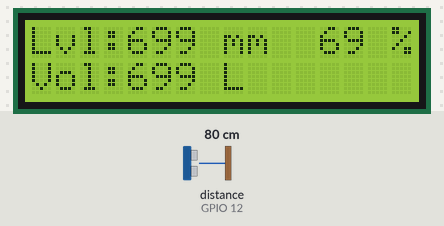
Bench run of a program on a simulated ESP8266 (Wemos D1 mini). Shown: 16×2 character LCD. Wiring (inferred from the names in the program): ultrasonic range finder: trigger GPIO 14; echo GPIO 12. The test bench sets the inputs (shaded band); at power-on: distance to the obstacle (sensor on GPIO 12) 80 cm. The echo pulse lasts 58.3 µs per cm; WiFi joins after 1.5 s; servers stay silent unless stated; EEPROM starts erased; no MQTT or app messages arrive unless stated; what the program prints to the serial monitor is not drawn.

Above: at 3.1 s.
3.2 s: distance to the obstacle (sensor on GPIO 12) set to 2 cm
At 4.9 s:
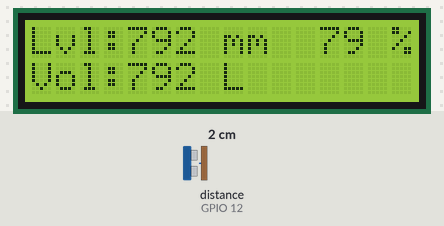
7.6 s: distance to the obstacle (sensor on GPIO 12) set to 4 cm
At 13.4 s:
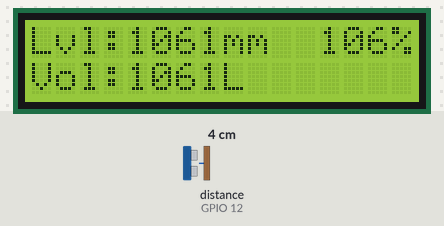
13.8 s: distance to the obstacle (sensor on GPIO 12) set to 9 cm
At 15.8 s:
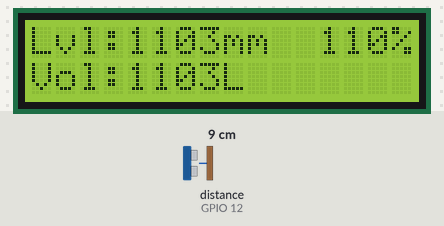
Timing chart, 0 to 17.3 s (numbered marks = the images above; inputs shaded):
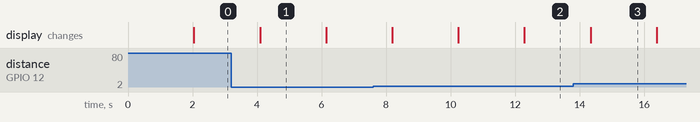

The program:

main.cpp
```cpp
#include <Arduino.h>
#include <LiquidCrystal_I2C.h>
#include <ESP8266WebServer.h>
#include <PubSubClient.h>
#include <Wire.h>
#include <Smoothed.h>
#include <StorageESP8266.h>
#include <ArduinoJson.h>

#define TRIGGER_PIN 14 // Arduino pin tied to trigger pin on the ultrasonic sensor.
#define ECHO_PIN 12    // Arduino pin tied to echo pin on the ultrasonic sensor.

#define NUM_ROWS 2
#define NUM_COLUMNS 16

#define SECONDS 1000

#define MQTT_TOPIC_LINK "/level/monitor/link"
#define MQTT_TOPIC_STATUS "/level/monitor/status"
#define MQTT_TOPIC_SETTINGS "/level/monitor/settings"

#define MQTT_TOPIC_SUBSCRIBE "/level/control/#"
#define MQTT_SUB_TOPIC_SETTINGS "/level/control/settings"
#define MQTT_SUB_TOPIC_VOLUME "/level/control/volume"
#define MQTT_SUB_TOPIC_RESTART "/level/control/restart"
#define MQTT_SUB_TOPIC_OFFSETSUP "/level/control/offsetsup"
#define MQTT_SUB_TOPIC_OFFSETINF "/level/control/offsetinf"
#define MQTT_SUB_TOPIC_ENABLEMQTT "/level/control/enablemqtt"
#define MQTT_SUB_TOPIC_SENSORAVG "/level/control/sensoravg"
#define MQTT_SUB_TOPIC_TIMERMQTT "/level/control/timermqtt"
#define MQTT_SUB_TOPIC_MINDISTANCE "/level/control/mindistance"
#define MQTT_SUB_TOPIC_MAXDISTANCE "/level/control/maxdistance"

#define MQTT_MAX_ATTEMPS 10

// initialize the library with the numbers of the interface pins
LiquidCrystal_I2C lcd(0x27, NUM_ROWS, NUM_COLUMNS);

Smoothed<float> sensorAvg;
Smoothed<float> sensorExp;
float currentSensorValue;
bool sensorAverage = true;

float max_volume = 7000;
float max_distance = 1500;
float min_distance = 250;
float bottom = 0;

float offset_sup = 0;
float offset_inf = 0;

float level = 0;
int volume = 0; //volumen en litros
float level_percent = 0;
float level_factor = 0;

unsigned long statusTimer;
unsigned int timerMqtt = 5;

bool mqttConnected = false;
bool enableMqtt = true;

String DeviceID = "";

WiFiClient wifi_client;
PubSubClient mqtt_client(wifi_client);

void wifi_connect()
{
  WiFi.mode(WIFI_STA);
  WiFi.begin("MONTFLOR", "2129612842");
  // Wait for connection
  while (WiFi.status() != WL_CONNECTED)
  {
    delay(500);
    Serial.print(".");
  }
  Serial.println("");
  Serial.print("Connected to ");
  Serial.println("AUTOM");
  Serial.print("IP address: ");
  Serial.println(WiFi.localIP());
}

void mqtt_publish(const char *topic, const char *payload)
{
  String topic_buf = DeviceID + topic;
  byte counter = 0;
  while (!mqtt_client.publish(topic_buf.c_str(), payload) && counter <= 10)
  {
    counter++;
  }
  if (counter > MQTT_MAX_ATTEMPS)
  {
    Serial.println("MQTT publish: FALLO");
    Serial.println("RC = " + mqtt_client.state());
    mqtt_client.disconnect();
  }
  else
  {
    Serial.println("MQTT publish: TOPIC: " + topic_buf);
  }
}

bool mqtt_subscribe(const char *topic)
{
  String topic_buf = DeviceID + topic;
  if (mqtt_client.subscribe(topic_buf.c_str()))
  {
    return true;
  }
  else
  {
    return false;
  }
}

void mqtt_send_settings()
{
  const size_t settings_size = JSON_OBJECT_SIZE(10);
  DynamicJsonDocument settingsJSON(settings_size);
  char payload[200];
  settingsJSON["max_volume"] = storage::getMaxVolume();
  settingsJSON["max_distance"] = storage::getMaxDistance();
  settingsJSON["min_distance"] = storage::getMinDistance();
  settingsJSON["offset_sup"] = (float) 100 - offset_sup*100;
  settingsJSON["offset_inf"] = (float) offset_inf*100;
  settingsJSON["timerMqtt"] = timerMqtt;
  settingsJSON["sensorAverage"] = sensorAverage;
  settingsJSON["enableMqtt"] = enableMqtt;

  serializeJson(settingsJSON, payload);

  mqtt_publish(MQTT_TOPIC_SETTINGS, payload);
  settingsJSON.clear();
}

void mqtt_callback(char *_topic, byte *payload, unsigned int length)
{
  /* TOPIC */
  String topic = String(_topic);
  Serial.println("Mensaje en Topic: " + topic);

  /* PAYLOAD */
  String messageTemp;
  for (uint8_t i = 0; i < length; i++)
  {
    messageTemp += (char)payload[i];
  }

  /* VERIFICACION DE TOPIC */
  // Settings
  if (topic == DeviceID + MQTT_SUB_TOPIC_SETTINGS)
  {
    mqtt_send_settings();
  }
  //RESTART
  if (topic == DeviceID + MQTT_SUB_TOPIC_RESTART)
  {
    if (messageTemp.toInt())
    {
      ESP.restart();
    }
  }
  //VOLUME
  if (topic == DeviceID + MQTT_SUB_TOPIC_VOLUME)
  {
    if (messageTemp.toInt())
    {
      storage::setMaxVolume(messageTemp.toInt());
      max_volume = storage::getMaxVolume();
      max_volume = max_volume - max_volume * offset_inf;
    }
  }
  //MIN_DISTANCE
  if (topic == DeviceID + MQTT_SUB_TOPIC_MINDISTANCE)
  {
    if (messageTemp.toInt())
    {
      storage::setMinDistance(messageTemp.toInt());
      min_distance = storage::getMinDistance(); // in mm
    }
  }
  //MAX_DISTANCE
  if (topic == DeviceID + MQTT_SUB_TOPIC_MAXDISTANCE)
  {
    if (messageTemp.toInt())
    {
      storage::setMaxDistance(messageTemp.toInt());
      max_distance = storage::getMaxDistance(); // in mm
      if (offset_sup != 0)
      {
        max_distance = max_distance * offset_sup;
      }
    }
  }
  //OFFSET SUP
  if (topic == DeviceID + MQTT_SUB_TOPIC_OFFSETSUP)
  {

    storage::setOffsetSup(100 - messageTemp.toInt());
    offset_sup = storage::getOffsetSup();
  }
  //OFFSET INF
  if (topic == DeviceID + MQTT_SUB_TOPIC_OFFSETINF)
  {
    storage::setOffsetInf(messageTemp.toInt());
    offset_inf = storage::getOffsetInf();
  }

  //TIMER MQTT
  if (topic == DeviceID + MQTT_SUB_TOPIC_TIMERMQTT)
  {
    storage::setTimerMqtt(messageTemp.toInt());
    timerMqtt = storage::getTimerMqtt(); // in seconds
  }

  //ENABLEMQTT
  if (topic == DeviceID + MQTT_SUB_TOPIC_ENABLEMQTT)
  {
    storage::setEnableMqtt(messageTemp.toInt());
    enableMqtt = storage::getEnableMqtt();
  }

  //Select smoother
  if (topic == DeviceID + MQTT_SUB_TOPIC_SENSORAVG)
  {
    storage::setSensorAvg(messageTemp.toInt());
    sensorAverage = storage::getSensorAvg();
  }
}

void mqtt_connect()
{
  if (WiFi.status() == WL_CONNECTED)
  {
    Serial.println("Inicio conexion MQTT");

    while (!mqtt_client.connected())
    {
      Serial.println("MQTT no esta conectado, iniciando conexion");

      String lwt_str_topic = DeviceID + MQTT_TOPIC_LINK;
      char lwt_char_topic[60] = "";
      lwt_str_topic.toCharArray(lwt_char_topic, sizeof(lwt_char_topic));

      if (mqtt_client.connect(DeviceID.c_str(), "", "", lwt_char_topic, 0, false, "Disconnected", false))
      {
        Serial.println("conexion a Broker MQTT exitosa");
        mqtt_publish(MQTT_TOPIC_LINK, "Connected");

        mqtt_subscribe(MQTT_TOPIC_SUBSCRIBE);
      }
      else
      {
        //esperar 5 segundos antes de reintentar
        Serial.println("conexion a mqtt fallida");
        Serial.println("RC = " + String(mqtt_client.state()));
        Serial.println("Intentando de nuevo en 5 seg");
        delay(5000);
      }
    }
  }
}

// Conectar MQTT
void mqtt_start()
{
  DeviceID = WiFi.macAddress();
  DeviceID.replace(":", "");
  // Configurar conexion al broker
  mqtt_client.setServer("controlador-bombas.eastus.cloudapp.azure.com", 1883);
  mqtt_client.setCallback(mqtt_callback);
  mqtt_connect();
}

void mqtt_status()
{
  String payload = "{\"level\":" + String(level) + ", \"level_percent\":" + String(level_percent) + ", \"liters\":" + String(volume) + "}";
  mqtt_publish(MQTT_TOPIC_STATUS, payload.c_str());
}

unsigned long readDistance()
{
  unsigned long duration;
  digitalWrite(TRIGGER_PIN, LOW);
  delayMicroseconds(100);
  digitalWrite(TRIGGER_PIN, HIGH);
  delayMicroseconds(150);
  digitalWrite(TRIGGER_PIN, LOW);
  duration = pulseIn(ECHO_PIN, HIGH);
  return duration / 5.82; //This is in mm
}

void setup()
{
  Serial.begin(9600); // Open serial monitor at 115200 baud to see ping results.
  storage::init();

  lcd.init();      //initialize the lcd
  lcd.backlight(); //open the backlight

  wifi_connect();
  mqtt_start();

  statusTimer = millis();

  pinMode(TRIGGER_PIN, OUTPUT);
  pinMode(ECHO_PIN, INPUT);

  sensorAvg.begin(SMOOTHED_AVERAGE, 12);
  sensorExp.begin(SMOOTHED_EXPONENTIAL, 12);

  timerMqtt = storage::getTimerMqtt();
  enableMqtt = storage::getEnableMqtt();
  sensorAverage = storage::getSensorAvg();

  offset_inf = storage::getOffsetInf(); //in decimal
  offset_sup = storage::getOffsetSup(); //in decimal

  max_volume = storage::getMaxVolume();
  max_volume = max_volume - max_volume * offset_inf;

  max_distance = storage::getMaxDistance(); // in mm
  if (offset_sup != 0)
  {
    max_distance = max_distance * offset_sup;
  }
  min_distance = storage::getMinDistance();
}

void loop()
{
  //Conectar wifi si se desconecta
  if (WiFi.status() != WL_CONNECTED)
  {
    wifi_connect();
  }

  // Verifica que mqtt esta conectado
  mqttConnected = mqtt_client.connected();
  if (!mqttConnected)
  {
    mqtt_connect();
  }
  mqtt_client.loop();

  bottom = min_distance + max_distance;

  currentSensorValue = readDistance();
  if (sensorAverage)
  {
    sensorAvg.add(currentSensorValue);
    level = bottom - sensorAvg.get();
  }
  else
  {
    sensorExp.add(currentSensorValue);
    level = bottom - sensorExp.get();
  }

  level = level - offset_inf * max_distance; // restar offset

  level_factor = level / max_distance; //
  level_percent = 100 * level_factor;
  volume = level_factor * max_volume;

  Serial.println("Level: " + String(level) + "mm, " + String(level_percent) + "%, volume: " + String(volume));

  lcd.setCursor(0, 0);
  lcd.print("Lvl:");
  lcd.setCursor(4, 0);
  lcd.print("    ");
  lcd.setCursor(4, 0);
  lcd.print(int(level));
  lcd.setCursor(8, 0);
  lcd.print("mm");
  lcd.setCursor(10, 0);
  lcd.print("      ");
  lcd.setCursor(12, 0);
  lcd.print(int(level_percent));
  lcd.setCursor(15, 0);
  lcd.print("%");

  lcd.setCursor(0, 1);
  lcd.print("Vol:");
  lcd.setCursor(4, 1);
  lcd.print("    ");
  lcd.setCursor(4, 1);
  lcd.print(int(volume));
  lcd.setCursor(8, 1);
  lcd.print("L       ");

  if (enableMqtt && (millis() - statusTimer > (timerMqtt * SECONDS)))
  {
    mqtt_status();
    statusTimer = millis();
  }

  delay(2000);
}
```

Measured:
- after the input at 3.2 s, the display: changes after 0.89 s (image 1)
- what the display in image 1 shows lasts 2.0 s, from 4.1 s to 6.1 s
